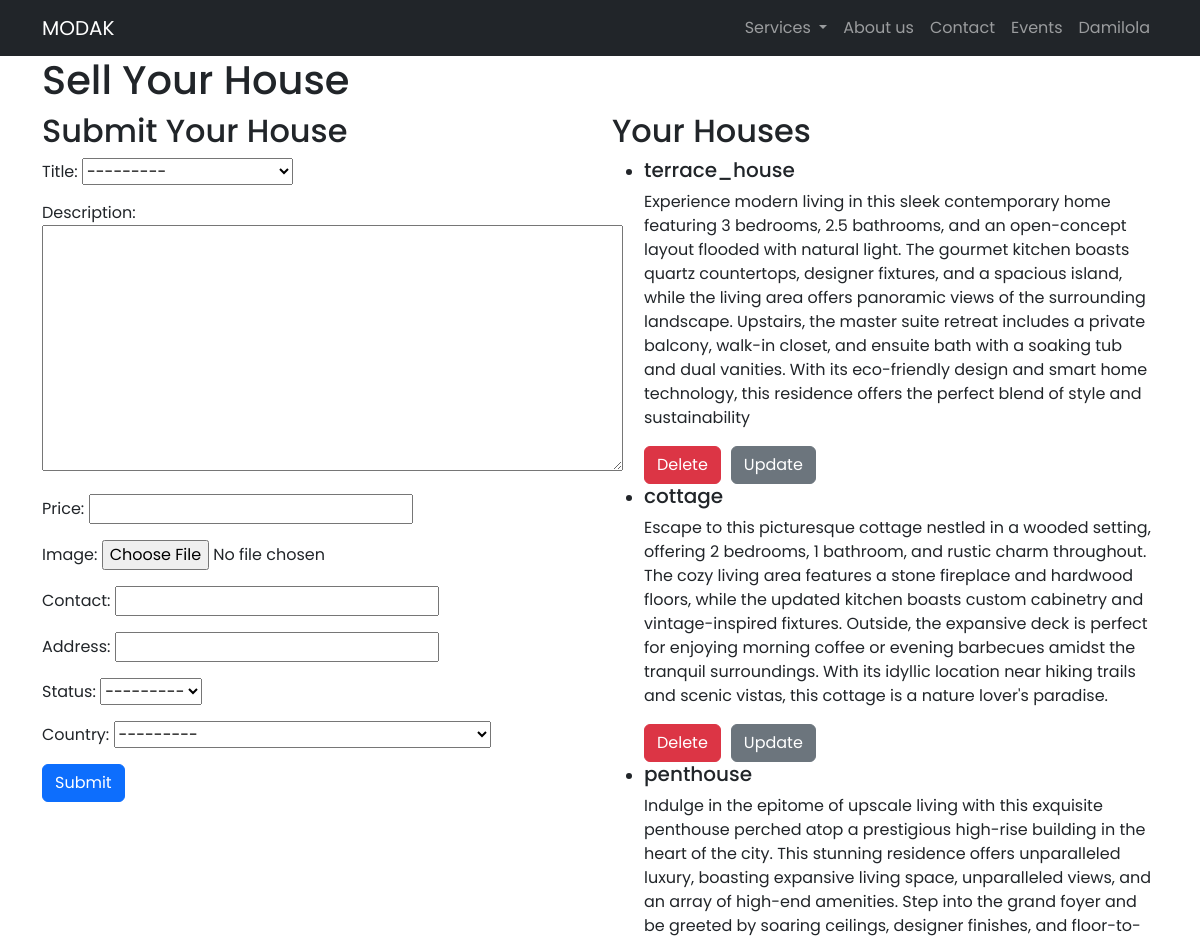
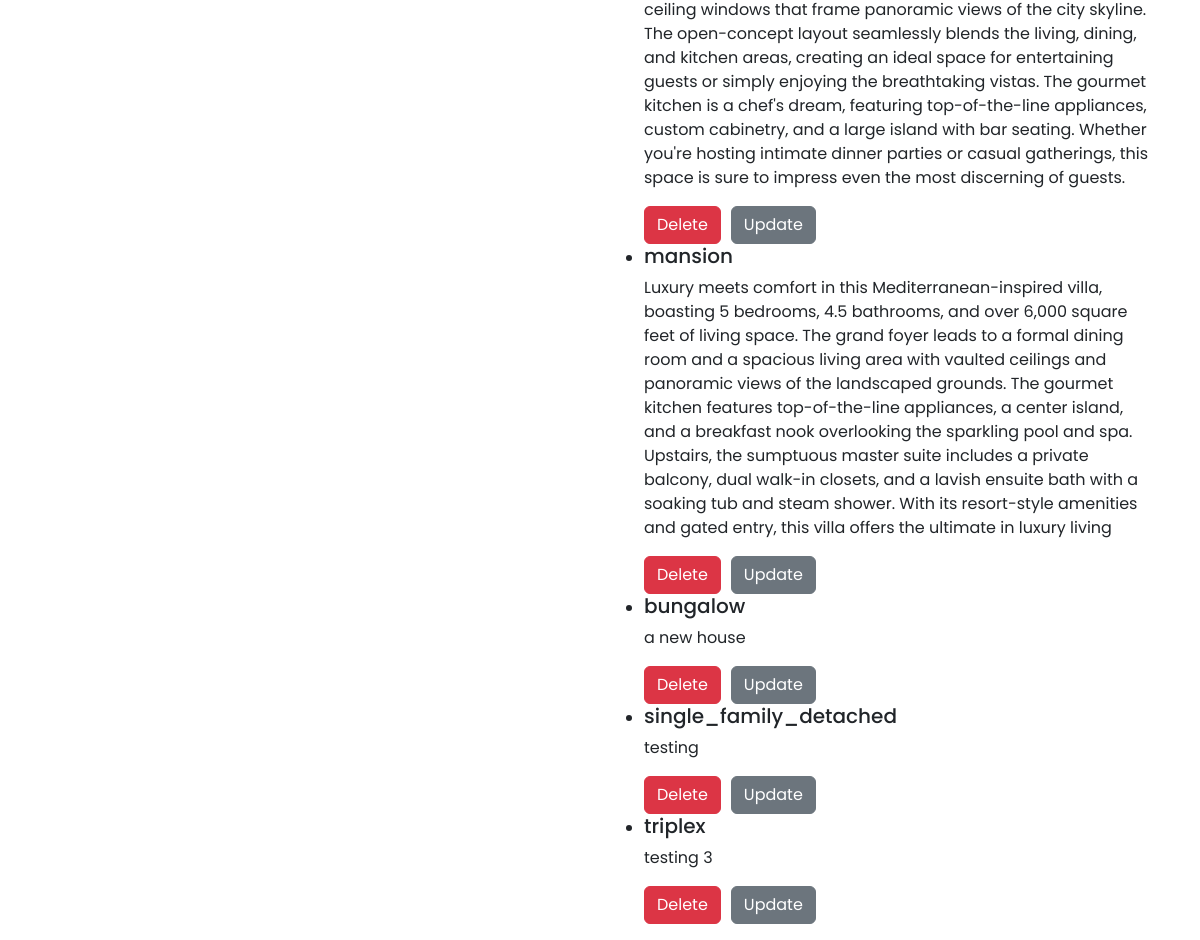
The page /sell/ (signed in) on the database as committed earlier (2 pictures, top to bottom).
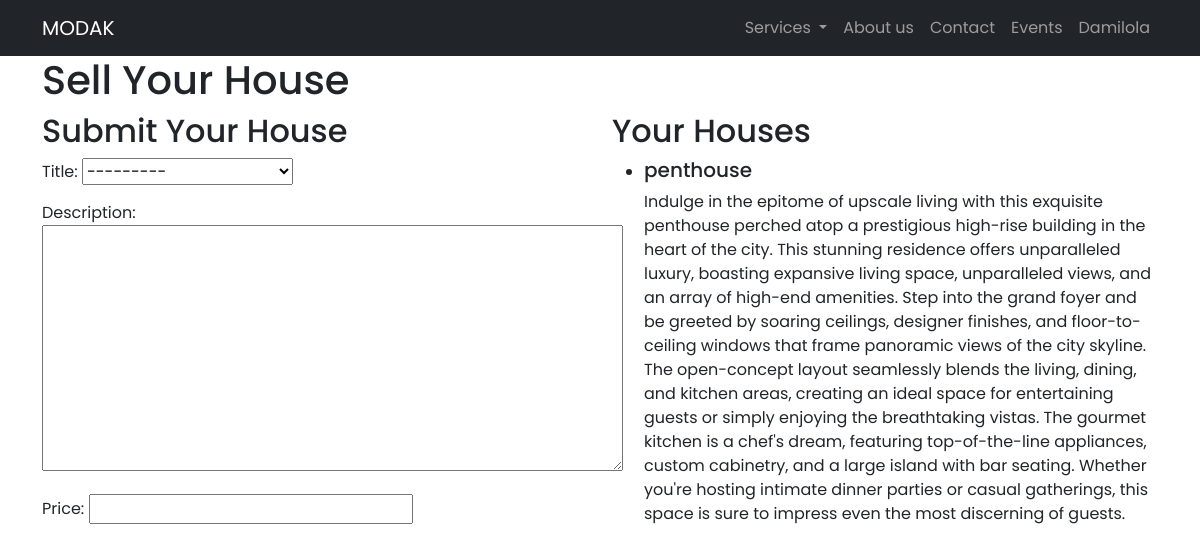
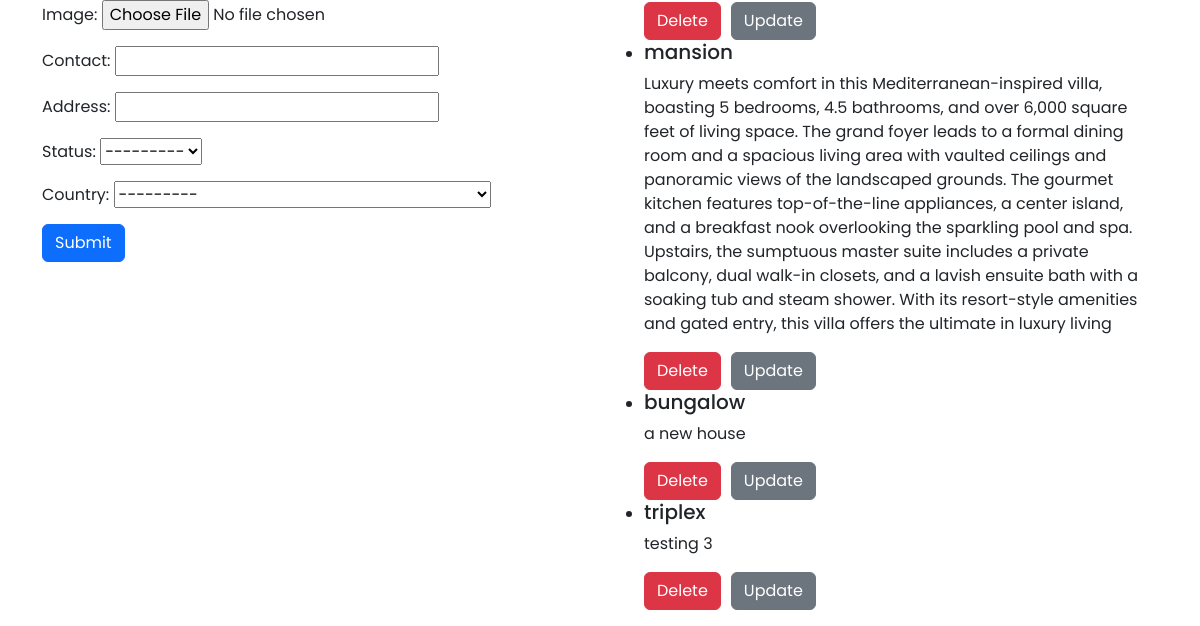
The same page on the database as committed later (2 pictures, top to bottom).
### listings/models.py (models this page shows, shortened)
class House(models.Model):
    HOUSE_CHOICES = (
        ('single_family_detached', 'Single-family detached'),
        ('bungalow', 'Bungalow'),
        ('ranch_style', 'Ranch-style'),
        ('cottage', 'Cottage'),
        ('apartment', 'Apartment'),
        ('duplex', 'Duplex'),
        ('triplex', 'Triplex'),
        ('penthouse', 'Penthouse'),
        ('terrace_house', 'Terrace House'),
        ('studio_apartment', 'Studio Apartment'),
        ('semi_detached', 'Semi-detached'),
        ('mansion', 'Mansion'),
    )
    STATUS_CHOICES = (
        ('rent', 'For Rent'),
        ('sale', 'For Sale'),
    )
    title = models.CharField(max_length=100, choices=HOUSE_CHOICES)
    description = models.TextField()
    price = models.DecimalField(max_digits=10, decimal_places=2)
    contact = models.CharField(max_length=100)
    address = models.CharField(max_length=255)
    status = models.CharField(max_length=10, choices=STATUS_CHOICES)
    image = models.ImageField(upload_to='images/')
    image_url = models.URLField(blank=True)  # I added this Field to store the URL of the image in S3
    user = models.ForeignKey(User, on_delete=models.CASCADE)
    country = CountryField(default='Ireland')

### listings/views.py (the view)
# urls.py: path('sell/', views.sell_house, name='sell_house'),
@login_required
def sell_house(request):
    houses = House.objects.all()
    if request.method == 'POST':
        form = HouseForm(request.POST, request.FILES)
        if form.is_valid():
            house = form.save(commit=False)
            house.user = request.user
            house.save()  # Saved the house object to generate a primary key
            s3 = boto3.client('s3')
            bucket_name = 'x23212365-my-newtest-bucket'
            object_name = f'{house.image.name}'
            s3.upload_fileobj(house.image, bucket_name, object_name)
            house.image_url = f'https://{bucket_name}.s3.amazonaws.com/{object_name}'
            house.save()
            return redirect('homepage')  # Redirect to homepage after successful submission
    else:
        form = HouseForm()
    houses = House.objects.filter(user=request.user)
    return render(request, 'listings/sell_house.html', {'form': form ,'houses': houses})

### listings/forms.py
class HouseForm(forms.ModelForm):
    country = CountryField().formfield()
    class Meta:
        model = House
        fields = ['title', 'description', 'price','image','contact', 'address', 'status','country']

### templates/listings/sell_house.html (shortened to what this page needs)
{% extends 'base.html' %}
{% load static %}
{% block content %}
<div class="container">
    <h1>Sell Your House</h1>
    <div class="row">
        <div class="col-md-6">
            <h2>Submit Your House</h2>
            <form method="post" enctype="multipart/form-data">
                {{ form.as_p }}
                <button type="submit" class="btn btn-primary">Submit</button>
            </form>
        </div>
        <div class="col-md-6">
            <h2>Your Houses</h2>
            {% if houses %}
                <ul>
                    {% for house in houses %}
                    <li>
                        <h5>{{ house.title }}</h5>
                        <p>{{ house.description }}</p>
                        <div style="display: flex; flex-direction:row; gap:10px;">
                             <form method="post" action="{% url 'delete_house' house.id %}">
                                <button type="submit" class="btn btn-danger">Delete</button>
                            </form>
                         <a href="{% url 'update_house' house.id %}" class="btn btn-secondary">Update</a>
                        </div>
                    </li>
                    {% endfor %}
                </ul>
            {% else %}
                <p>No houses submitted yet.</p>
            {% endif %}
        </div>
    </div>
</div>
{% endblock %}

### templates/base.html (shortened to what this page needs)
{% load static %}
<!DOCTYPE html>
<html lang="en">
<head>
    <link href="https://cdn.jsdelivr.net/npm/bootstrap@5.3.3/dist/css/bootstrap.min.css" rel="stylesheet">
<body style="font-family:'poppins', sans-serif;">
     {% include 'listings/header.html' %}
    {% block content %}
    {% endblock %}
</body>
</html>

### templates/listings/header.html (shortened to what this page needs)
<header class="navbar navbar-expand-lg navbar-dark bg-dark">
    <div class="container">
        <a class="navbar-brand" href="/">MODAK</a>
        <div class="collapse navbar-collapse justify-content-end" id="navbarNav">
            <ul class="navbar-nav ml-auto">
                <li class="nav-item dropdown">
                  <a class="nav-link dropdown-toggle" href="#" role="button" data-bs-toggle="dropdown" aria-expanded="false">
                       Services
                  </a>
                </li>
                <li class="nav-item">
                    <a class="nav-link" href="#">About us</a>
                </li>
                 <li class="nav-item">
                    <a class="nav-link" href="#">Contact</a>
                </li>
                <li class="nav-item">
                    <a class="nav-link" href="#">Events</a>
                </li>
               {% if user.is_authenticated %}
                <div class="nav-item">
                    <a class="nav-link" href="{% url 'sign_out' %}">{{ user.username }}</a>
                </div>
                {% endif %}
            </ul>
        </div>
    </div>
</header>

Rows that differ between the two databases and show on the page:
removed House: title "terrace_house", description "Experience modern living in this sleek contemporary home featuring 3 bedrooms, 2.5 bathrooms, and an open-concept layout flooded with natural light. The gourmet kitchen boasts quartz countertops, designer fixtures, and a spacious island, while the living area offers panoramic views of the surrounding landscape. Upstairs, the master suite retreat includes a private balcony, walk-in closet, and ensuite bath with a soaking tub and dual vanities. With its eco-friendly design and smart home technology, this residence offers the perfect blend of style and sustainability"
removed House: title "cottage", description "Escape to this picturesque cottage nestled in a wooded setting, offering 2 bedrooms, 1 bathroom, and rustic charm throughout. The cozy living area features a stone fireplace and hardwood floors, while the updated kitchen boasts custom cabinetry and vintage-inspired fixtures. Outside, the expansive deck is perfect for enjoying morning coffee or evening barbecues amidst the tranquil surroundings. With its idyllic location near hiking trails and scenic vistas, this cottage is a nature lover's paradise."
removed House: title "single_family_detached", description "testing"
